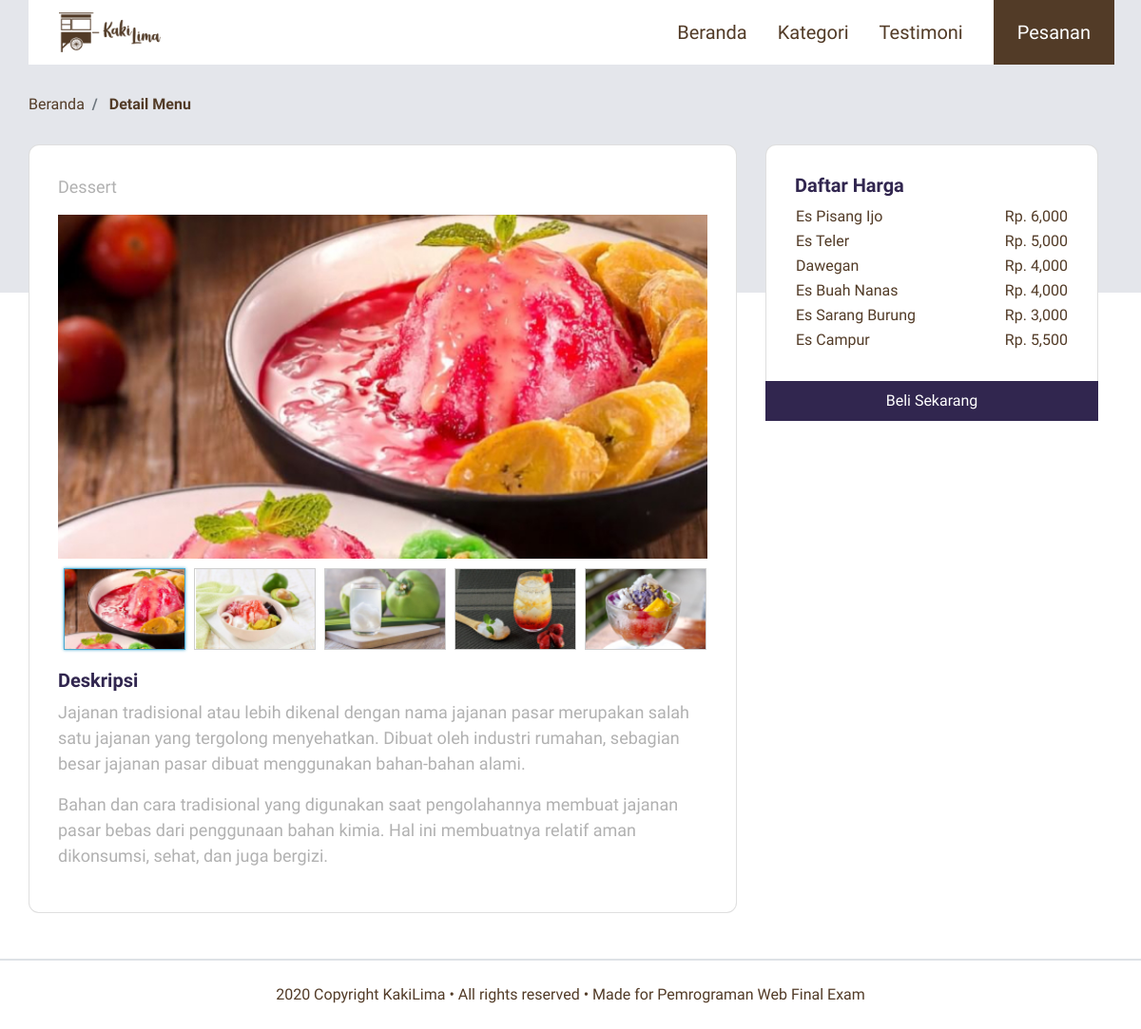
The app's page /menu.php?id=Dessert with its own data.
### tables this page shows
CREATE TABLE `tb_menu` (
  `kode_menu` varchar(10) NOT NULL,
  `nama_menu` varchar(30) NOT NULL,
  `kategori` varchar(15) NOT NULL,
  `harga` int(11) NOT NULL,
  `gambar` longblob NOT NULL
);

### menu.php (the view, shortened to what this page needs)
<!DOCTYPE html>
<html lang="en">
<head>
    <link rel="stylesheet" href="frontend/libraries/bootstrap/css/bootstrap.css">
    <link rel="stylesheet" href="frontend/styles/main.css">
    <link rel="stylesheet" href="frontend/libraries/xzoom/xzoom.css">
    <link rel="stylesheet" href="frontend/libraries/animate/animate.css">
</head>
<body>
    <div class="container">
        <nav class="row navbar navbar-expand-lg navbar-light bg-white  wow fadeInDown dur-1">
            <a href="index.php" class="navbar-brand">
                <img src="frontend/images/logo.png" alt="Logo Kaki Lima" class="ml-3">
            </a>
            <div class="collapse navbar-collapse" id="navb">
                <ul class="navbar-nav ml-auto mr-3">
                    <li class="nav-item mx-md-2">
                        <a href="index.php" class="nav-link">Beranda</a>
                    </li>
                    <li class="nav-item mx-md-2">
                        <a href="index.php" class="nav-link">Kategori</a>
                    </li>
                    <li class="nav-item mx-md-2">
                        <a href="index.php" class="nav-link">Testimoni</a>
                    </li>
                </ul>
                <div class="form-inline my-2 my-lg-0 d-none d-md-block">
                    <a href="pesanan.php" class="btn btn-login btn-navbar-right my-sm-0 px-4"
                        style="padding-top: 20px;">
                        Pesanan
                    </a>
                </div>
        </nav>
    </div>
    <main>
        <section class="section-details-content">
            <div class="container">
                <div class="row">
                    <div class="col p-0">
                        <nav>
                            <ol class="breadcrumb wow fadeIn dur-1">
                                <li class="breadcrumb-item">
                                    <a href="index.php">Beranda</a>
                                </li>
                                <li class="breadcrumb-item active">
                                    Detail Menu
                                </li>
                            </ol>
                        </nav>
                    </div>
                </div>
                <?php
                $id=$_GET['id'];
                ?>
                <div class="row">
                    <div class="col-lg-8 pl-lg-0">
                        <div class="card card-details wow fadeInUp">
                            <p><?php echo $id ?></p>
                            <div class="gallery">
                                <div class="xzoom-container">
                                    <img src="frontend/images/menu/<?php echo $id ?>1prev.jpg" class="xzoom" id="xzoom-default"
                                        xoriginal="frontend/images/menu/<?php echo $id ?>1prev.jpg">
                                </div>
                                <div class="xzoom-thumbs">
                                    <a href="frontend/images/menu/<?php echo $id ?>1prev.jpg">
                                        <img src="frontend/images/menu/<?php echo $id ?>1.jpg" class="xzoom-gallery" width="128"
                                            xpreview="frontend/images/menu/<?php echo $id ?>1prev.jpg">
                                    </a>
                                    <a href="frontend/images/menu/<?php echo $id ?>2prev.jpg">
                                        <img src="frontend/images/menu/<?php echo $id ?>2.jpg" class="xzoom-gallery" width="128"
                                            xpreview="frontend/images/menu/<?php echo $id ?>2prev.jpg">
                                    </a>
                                    <a href="frontend/images/menu/<?php echo $id ?>3prev.jpg">
                                        <img src="frontend/images/menu/<?php echo $id ?>3.jpg" class="xzoom-gallery" width="128"
                                            xpreview="frontend/images/menu/<?php echo $id ?>3prev.jpg">
                                    </a>
                                    <a href="frontend/images/menu/<?php echo $id ?>4prev.jpg">
                                        <img src="frontend/images/menu/<?php echo $id ?>4.jpg" class="xzoom-gallery" width="128"
                                            xpreview="frontend/images/menu/<?php echo $id ?>4prev.jpg">
                                    </a>
                                    <a href="frontend/images/menu/<?php echo $id ?>5prev.jpg">
                                        <img src="frontend/images/menu/<?php echo $id ?>5.jpg" class="xzoom-gallery" width="128"
                                            xpreview="frontend/images/menu/<?php echo $id ?>5prev.jpg">
                                    </a>
                                </div>
                            </div>
                            <h2 class=" wow fadInDown">Deskripsi</h2>
                            <p class="wow fadeInDown">
                                Jajanan tradisional atau lebih dikenal dengan nama jajanan pasar merupakan salah satu
                                jajanan yang tergolong menyehatkan. Dibuat oleh industri rumahan, sebagian besar jajanan
                                pasar dibuat menggunakan bahan-bahan alami.
                            </p>
                            <p class="wow fadeInDown">
                                Bahan dan cara tradisional yang digunakan saat pengolahannya membuat jajanan pasar bebas
                                dari penggunaan bahan kimia. Hal ini membuatnya relatif aman dikonsumsi, sehat, dan juga
                                bergizi.
                            </p>
                        </div>
                    </div>
                    <div class="col-lg-4">
                        <div class="card card-details card-right wow fadeInDown">
                            <h2>Daftar Harga</h2>
                            <table class="informasi-harga">
                            <?php
                                    include 'koneksi.php';
                                    $result = mysqli_query($koneksi,"SELECT * from tb_menu WHERE kategori='$id'");
                                    while($data=mysqli_fetch_array($result)){
                            ?>
                                <tr>
                                    <td width="50%"><?=$data['nama_menu']  ?></td>
                                    <td width="50%" class="text-right">Rp. <?=number_format($data['harga'],0,'',','); ?></td>
                                </tr>
                                    <?php } ?>
                            </table>
                        </div>
                        <div class="join-container wow fadeInDown">
                            <a href="pembayaran.php?id=<?php echo $id ?>" class="btn btn-block btn-join-now mt-3 py-2">Beli Sekarang</a>
                        </div>
                    </div>
                </div>
            </div>
        </section>
    </main>
    <footer class="section-footer mt-5 mb-4 border-top">
        <div class="container-fluid">
            <div class="row border-top justify-content-center align-items-center pt-4">
                <div class="col-auto text-gray-500 font-weight-light">
                    2020 Copyright <b>KakiLima</b> • All rights reserved • Made for <b>Pemrograman Web Final Exam</b>
                </div>
            </div>
        </div>
    </footer>
</body>
</html>

### frontend/styles/main.css (style rules this page uses)
body { background-color: #FFFFFF; font-family: 'Assistant', sans-serif; color: #523B27; }
.container .dur-1 { -webkit-animation-duration: 0.8s; animation-duration: 0.8s; }
.navbar-brand img { max-height: 42px; }
.navbar-light .navbar-nav .nav-link { color: #523B27; font-size: 20px; }
.btn-navbar-right { height: 70px; margin-top: -10px !important; margin-bottom: -8px !important; margin-right: -18px !important; border-radius: 0; }
.btn-login { background: #523B27; color: #ffffff; font-size: 20px; }
.section-details-content { margin-top: -210px; min-height: 100vh; }
.section-details-content .dur-1 { -webkit-animation-delay: 0.5s; animation-delay: 0.5s; -webkit-animation-duration: 2s; animation-duration: 2s; }
.section-details-content .breadcrumb { background: transparent; padding: 0; margin-bottom: 30px; }
.section-details-content .breadcrumb-item a { text-decoration: none; color: #523B27; }
.section-details-content .breadcrumb-item.active { font-weight: bold; color: #523B27; }
.section-details-content .card-details { padding: 30px; border-radius: 11px; }
.section-details-content .card-details h2 { font-size: 20px; font-weight: bold !important; color: #31264F; }
.section-details-content .card-details p { font-size: 18px; color: #B1B1B1; }
.section-details-content .card-right { border-bottom-left-radius: 0; border-bottom-right-radius: 0; border-bottom: 0; }
.section-details-content .gallery .xzoom-container { display: block; }
.section-details-content .gallery .xzoom-container .xzoom { width: 100%; -webkit-box-shadow: none; box-shadow: none; margin-bottom: 10px; }
.section-details-content .join-container { margin-top: -16px; }
.section-details-content .btn-join-now { background-color: #31264F; color: #ffffff; border-radius: 0; }

### frontend/libraries/xzoom/xzoom.css (style rules this page uses)
.xzoom-container { display: inline-block; }
.xzoom-thumbs { text-align: center; margin-bottom: 10px; }
.xzoom { -webkit-box-shadow: 0px 0px 5px 0px rgba(0,0,0,0.5); -moz-box-shadow: 0px 0px 5px 0px rgba(0,0,0,0.5); box-shadow: 0px 0px 5px 0px rgba(0,0,0,0.5); }
.xzoom-gallery, .xzoom-gallery2, .xzoom-gallery3, .xzoom-gallery4, .xzoom-gallery5 { border: 1px solid #cecece; margin-left: 5px; margin-bottom: 10px; }
.xactive { -webkit-box-shadow: 0px 0px 3px 0px rgba(74,169,210,1); -moz-box-shadow: 0px 0px 3px 0px rgba(74,169,210,1); box-shadow: 0px 0px 3px 0px rgba(74,169,210,1); border: 1px solid #4aaad2; }

### records on screen
tb_menu: nama_menu "Es Pisang Ijo", harga "6,000"
tb_menu: nama_menu "Es Teler", harga "5,000"
tb_menu: nama_menu "Dawegan", harga "4,000"
tb_menu: nama_menu "Es Buah Nanas", harga "4,000"
tb_menu: nama_menu "Es Sarang Burung", harga "3,000"
tb_menu: nama_menu "Es Campur", harga "5,500"

### other values on screen
$id "Dessert"
